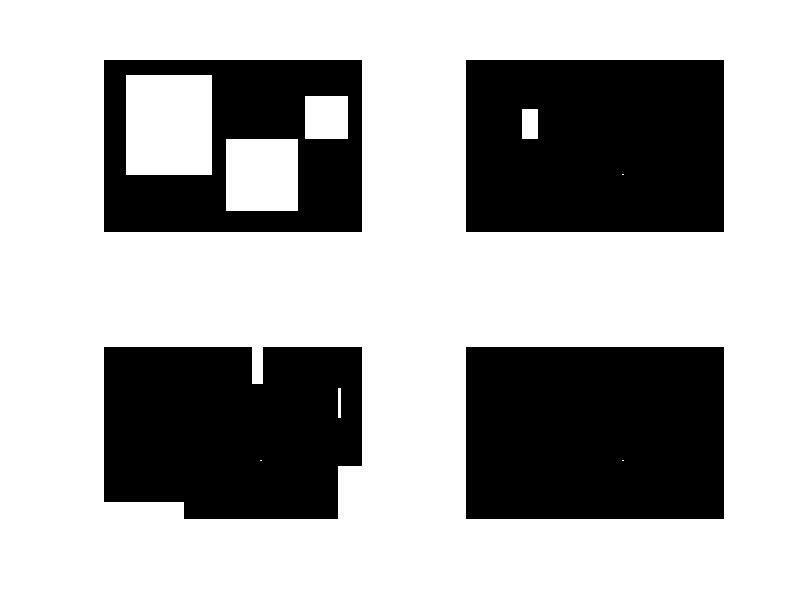

Source code (MATLAB):
I = zeros(120,180);
I(11:80,16:75)=1;
I(56:105,86:135)=1;
I(26:55,141:170)=1;

se = zeros(58,58);
se(5:54,5:54)=1;

Ie1 = imerode(I,se);
Ic = 1 - I;
S2 = 1 - se;
Ie2 = imerode(Ic,S2);
Ihm = Ie1&Ie2;

figure;
subplot(2,2,1);
imshow(I);
subplot(2,2,2);
imshow(Ie1);
subplot(2,2,3);
imshow(Ie2);
subplot(2,2,4);
imshow(Ihm);

